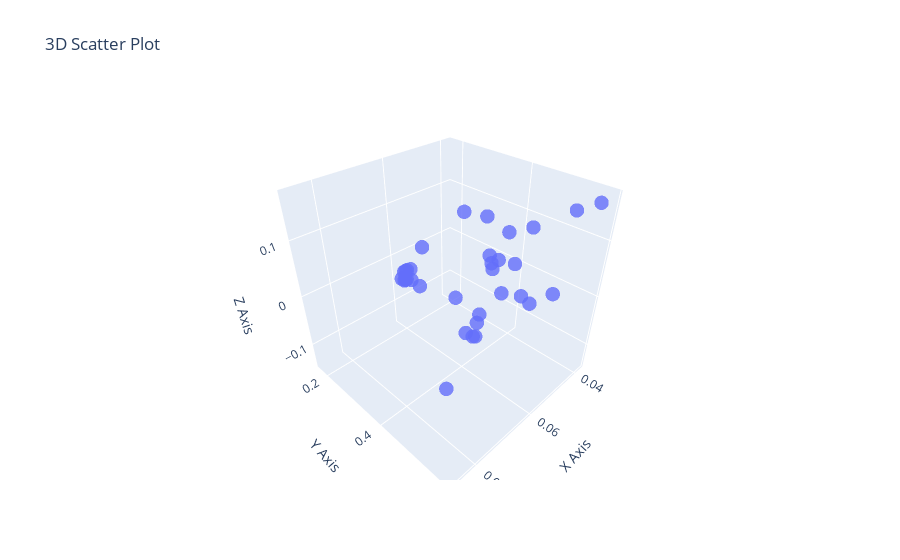

Write notebook code for a chart like this one.
### Code cell
import plotly.graph_objects as go



# Create a 3D scatter plot
fig = go.Figure(data=[go.Scatter3d(
    x=temp['x'],
    y=temp['y'],
    z=temp['z'],
    mode='markers',
    marker=dict(
        size=5,  # Marker size
        # color=z,  # Color by z-axis value
        colorscale='Viridis',  # Colorscale for markers
        opacity=0.8
    )
)])

# Set plot title and axis labels
fig.update_layout(
    title='3D Scatter Plot',
    scene=dict(
        xaxis_title='X Axis',
        yaxis_title='Y Axis',
        zaxis_title='Z Axis'
    )
)

# Show the plot
fig.show()

### Figure 1 — Plotly figure (JSON) as saved in the notebook; plotly's stock layout.template omitted (floating-point values rounded to 4 significant figures)
{"data": [{"marker": {"colorscale": [[0, "#440154"], [0.1111, "#482878"], [0.2222, "#3e4989"], [0.3333, "#31688e"], [0.4444, "#26828e"], [0.5556, "#1f9e89"], [0.6667, "#35b779"], [0.7778, "#6ece58"], [0.8889, "#b5de2b"], [1, "#fde725"]], "opacity": 0.8, "size": 5}, "mode": "markers", "type": "scatter3d", "x": [0.05897, 0.057, 0.05642, 0.05585, 0.05717, 0.05673, 0.0563, 0.04979, 0.05148, 0.05626, 0.05615, 0.03785, 0.04149, 0.0379, 0.04077, 0.04431, 0.05072, 0.04325, 0.05362, 0.04533, 0.05474, 0.04526, 0.05659, 0.03983, 0.0416, 0.0452, 0.04755, 0.04756, 0.06036, 0.04197, 0.05499, 0.06896, 0.08669], "y": [0.1816, 0.1715, 0.171, 0.1705, 0.1719, 0.1718, 0.1717, 0.1719, 0.1737, 0.1889, 0.1892, 0.22, 0.2227, 0.2962, 0.3063, 0.3552, 0.3725, 0.3754, 0.3906, 0.3732, 0.391, 0.3688, 0.3828, 0.3775, 0.38, 0.4708, 0.4728, 0.5705, 0.5677, 0.5901, 0.5854, 0.5801, 0.5814], "z": [-0.0452, -0.03925, -0.03928, -0.03928, -0.05783, -0.05785, -0.05789, -0.005132, -0.088, -0.02977, -0.05397, 0.05363, -0.1304, 0.0639, -0.1422, 0.01935, -0.09853, 0.01392, -0.1111, 0.0007934, -0.1067, 0.01099, -0.09516, 0.05978, -0.05983, 0.1067, -0.01162, 0.1642, 0.05386, 0.1681, 0.05894, 0.1449, 0.0248]}], "layout": {"scene": {"xaxis": {"title": {"text": "X Axis"}}, "yaxis": {"title": {"text": "Y Axis"}}, "zaxis": {"title": {"text": "Z Axis"}}}, "title": {"text": "3D Scatter Plot"}}}
